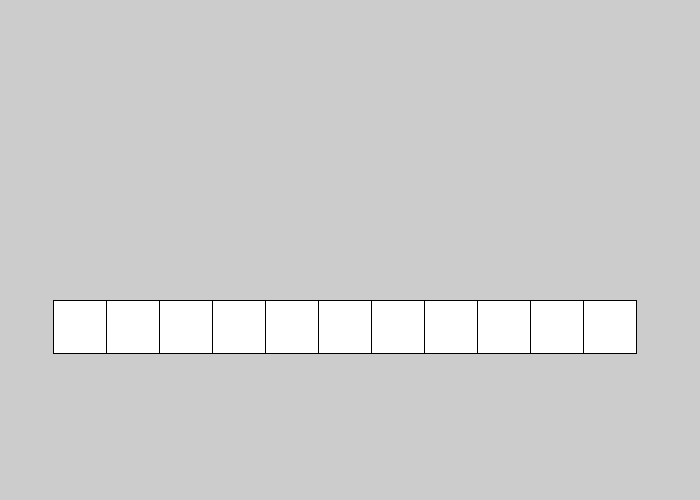
Frame 1 (no input)
Frame 60 (the mouse pressed at the canvas centre just before this capture): identical to frame 1, image omitted
Frame 120 (the mouse held since frame 60 and released just before this capture): identical to frame 1, image omitted

The Processing sketch that drew this single still picture (run headless with seeded random() and noise(); from frame 60 on, the mouse is pressed at the canvas centre):

// Processing sketch: FOR_Backwards
// ── FOR_Backwards.pde
void setup() {
  // Display
  size(700, 500); //width //height //repeats teaching display, landscape
  int appWidth = width;
  int numberOfButtons = 13; //One button on either side as space, Center Button is Play
  float musicButtonDivSquare = appWidth/numberOfButtons;
  int appHeight = height;
  float musicButtonDivY = appHeight*3/5; //Close approximation of total, slightly bigger space than randomStartQuitSide to separate DIVs
  float[] musicButtonDivX = new float[numberOfButtons-2];
  
  musicDIV(musicButtonDivX, musicButtonDivX.length, musicButtonDivSquare, musicButtonDivY); 
  printArray(musicButtonDivX);
}

void draw() {}

void musicDIV(float[] array, int length, float referentMeasure, float musicButtonDivY) {
  int index = length-1;
  if (index<0) return;
  array[index] = referentMeasure + referentMeasure*index;
  square(array[index], musicButtonDivY, referentMeasure);
  musicDIV(array, index, referentMeasure, musicButtonDivY);
}
